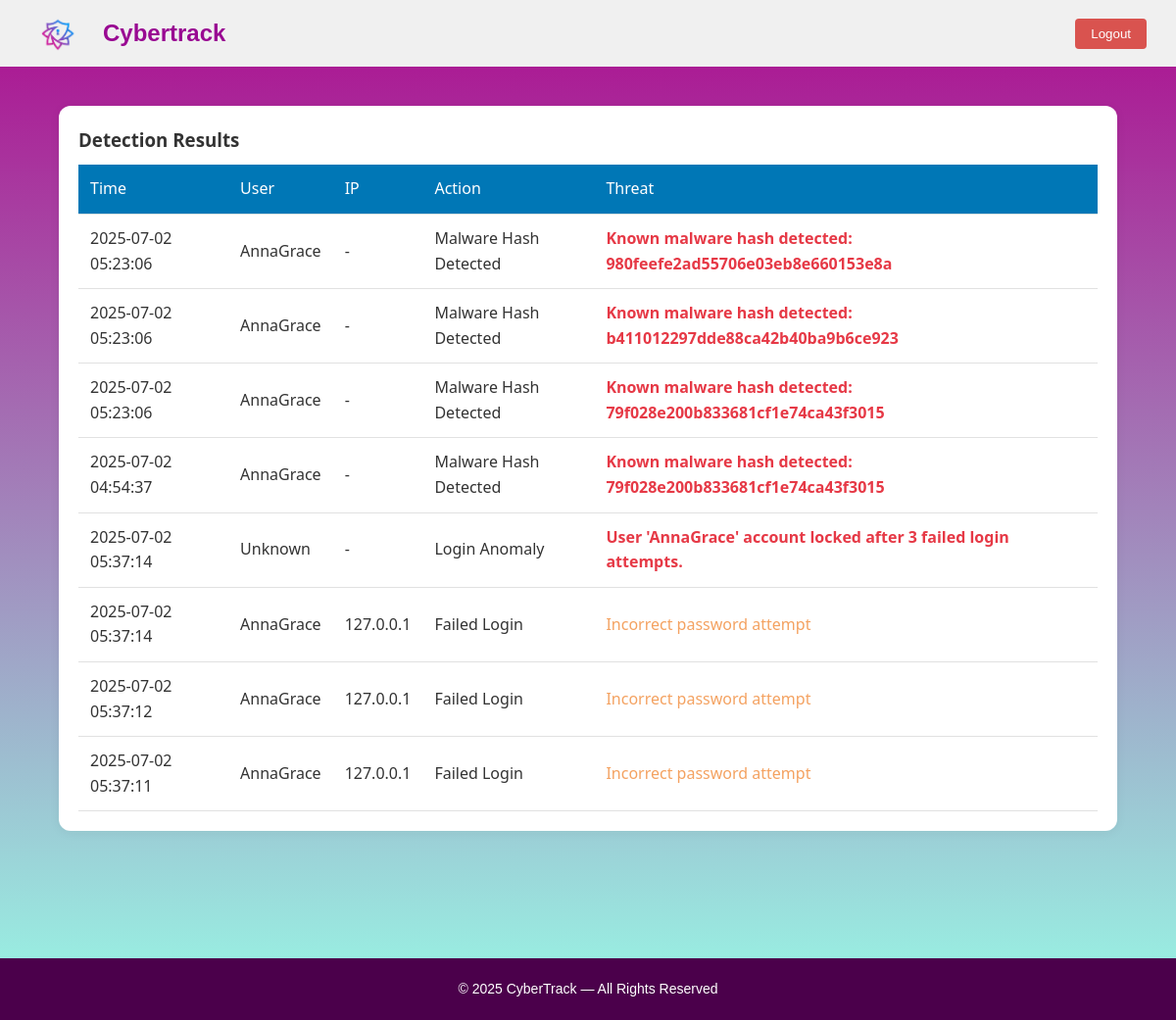
Screenshot of / (signed in) with the database file from the repository.
### app/models.py (models this page shows, shortened)
class Alert(db.Model):
    id = db.Column(db.Integer, primary_key=True)
    log_id = db.Column(db.Integer, db.ForeignKey('log.id'))
    type = db.Column(db.String(100), nullable=False)
    description = db.Column(db.Text)
    timestamp_detected = db.Column(db.DateTime, default=datetime.utcnow)
    severity = db.Column(db.String(20), default="Medium")

class User(db.Model):
    __tablename__ = "user"
    id = db.Column(db.Integer, primary_key=True)
    username = db.Column(db.String(150), unique=True, nullable=False)
    password = db.Column(db.String(200), nullable=False)
    role = db.Column(db.String(20), default='user')
    created_at = db.Column(db.DateTime, default=datetime.utcnow)
    failed_attempts = db.Column(db.Integer, default=0)

class FailedLoginAttempt(db.Model):
    __tablename__ = 'failed_login_attempt'
    id = db.Column(db.Integer, primary_key=True)
    username = db.Column(db.String(150), nullable=False)
    ip_address = db.Column(db.String(45), nullable=False)
    attempt_hash = db.Column(db.String(64), unique=True, nullable=False)  # SHA-256 hex digest
    timestamp = db.Column(db.DateTime, default=datetime.utcnow)
    __table_args__ = (db.Index('idx_attempt_hash', 'attempt_hash'),)

### app/routes.py (the view)
@log_bp.route('/')
def home():
    if 'user_id' not in session:
        return redirect(url_for('log.login_page'))
    user_id = session['user_id']
    current_user = User.query.get(user_id)
    if not current_user:
        session.clear()
        return redirect(url_for('log.login_page'))
    if current_user.role == 'admin':
        alerts = Alert.query.order_by(Alert.timestamp_detected.desc()).all()
        logs = Log.query.all()
        user_map = {u.id: u.username for u in User.query.all()}
        users = {log.id: user_map.get(log.uploaded_by, 'Unknown') for log in logs}
        return render_template('admin_dashboard.html', alerts=alerts, users=users)
    else:
        user_logs = Log.query.filter_by(uploaded_by=current_user.id).all()
        log_ids = [log.id for log in user_logs]
        user_alerts = Alert.query.filter(Alert.log_id.in_(log_ids)) \
            .order_by(Alert.timestamp_detected.desc()).all()
        login_alerts = Alert.query.filter(
            Alert.log_id == None,
            Alert.description.ilike(f"%{current_user.username}%")
        ).all()
        from app.models import FailedLoginAttempt
        all_user_alerts = user_alerts + login_alerts
        users = {
            alert.log_id: current_user.username for alert in user_alerts if alert.log_id is not None
        }
        for alert in login_alerts:
            users[alert.id] = current_user.username
        failed_logins = FailedLoginAttempt.query.filter_by(username=current_user.username).order_by(
            FailedLoginAttempt.timestamp.desc()).all()
        return render_template('user.html', alerts=all_user_alerts, users=users, failed_logins=failed_logins)

### app/templates/user.html (shortened to what this page needs)
<!DOCTYPE html>
<html lang="en">
<head>
  <link rel="stylesheet" href="{{ url_for('static', filename='user.css') }}">
</head>
<body>
  <header class="header">
    <img src="{{ url_for('static', filename='images/CyberTrack.png') }}" alt="CyberTrack Logo" class="logo" onerror="this.style.display='none'"/>
    <h1 class="brand-name">Cybertrack</h1>
    <div class="header-right">
      <button class="logout-button">Logout</button>
    </div>
  </header>
  <main class="container">
    <section class="module">
      <div class="card wide">
        <h3>Detection Results</h3>
        <table>
          <thead>
            <tr>
              <th>Time</th>
              <th>User</th>
              <th>IP</th>
              <th>Action</th>
              <th>Threat</th>
            </tr>
          </thead>
          <tbody>
            {% if alerts %}
              {% for alert in alerts %}
                <tr>
                  <td>{{ alert.timestamp_detected.strftime('%Y-%m-%d %H:%M:%S') }}</td>
                  <td>{{ users.get(alert.log_id, 'Unknown') }}</td>
                  <td>-</td>
                  <td>{{ alert.type }}</td>
                  <td class="{% if alert.severity == 'High' %}malicious{% elif alert.severity == 'Medium' %}suspicious{% else %}normal{% endif %}">
                    {{ alert.description }}
                  </td>
                </tr>
              {% endfor %}
            {% endif %}
            {% if failed_logins %}
              {% for attempt in failed_logins %}
                <tr>
                  <td>{{ attempt.timestamp.strftime('%Y-%m-%d %H:%M:%S') }}</td>
                  <td>{{ attempt.username }}</td>
                  <td>{{ attempt.ip_address }}</td>
                  <td>Failed Login</td>
                  <td class="suspicious">Incorrect password attempt</td>
                </tr>
              {% endfor %}
            {% endif %}
          </tbody>
        </table>
      </div>
    </section>
  </main>
  <footer>
    <p>&copy; 2025 CyberTrack — All Rights Reserved</p>
  </footer>
</body>
</html>

### app/static/user.css (style rules this page uses)
* { box-sizing: border-box; margin: 0; padding: 0; }
body { font-family: 'Segoe UI', sans-serif; background: linear-gradient(to bottom, #AC0D8F, #98FAE6); color: #333; line-height: 1.6; background-repeat: no-repeat; background-attachment: fixed; display: flex; flex-direction: column; }
header { background: #ffffff; color: white; padding: 20px 0; text-align: center; }
.header { display: flex; align-items: center; padding: 15px 30px; background-color: #f0f0f0; }
.logo { width: 60px; height: auto; margin-right: 15px; }
.brand-name { font-size: 24px; font-weight: bold; color: #990992; font-family: Arial; }
.container { padding: 40px 60px; }
.module { margin-bottom: 50px; }
.card { background: white; border-radius: 12px; box-shadow: 0 2px 12px rgba(0,0,0,0.05); padding: 20px; flex: 1 1 300px; }
.card.wide { flex: 1 1 100%; }
.suspicious { color: #f4a261; }
.malicious { color: #e63946; font-weight: bold; }
button { background: #0077b6; color: white; padding: 10px 16px; border: none; border-radius: 6px; cursor: pointer; transition: background 0.2s ease; }
table { width: 100%; border-collapse: collapse; margin-top: 10px; }
th, td { padding: 12px; border-bottom: 1px solid #e1e1e1; text-align: left; }
th { background: #0077b6; color: white; font-weight: 500; }
footer { text-align: center; padding: 20px; background: #4b004b; color: #fff; font-size: 14px; margin-top: 40px; font-family: Arial; }
.header-right { margin-left: auto; }
.logout-button { padding: 8px 16px; background-color: #d9534f; color: white; border: none; border-radius: 4px; cursor: pointer; }

### rows the page displays
Alert: timestamp_detected "2025-07-02 05:23:06", type "Malware Hash Detected", description "Known malware hash detected: 980feefe2ad55706e03eb8e660153e8a"
User: get "AnnaGrace"
Alert: timestamp_detected "2025-07-02 05:23:06", type "Malware Hash Detected", description "Known malware hash detected: b411012297dde88ca42b40ba9b6ce923"
Alert: timestamp_detected "2025-07-02 05:23:06", type "Malware Hash Detected", description "Known malware hash detected: 79f028e200b833681cf1e74ca43f3015"
Alert: timestamp_detected "2025-07-02 04:54:37", type "Malware Hash Detected", description "Known malware hash detected: 79f028e200b833681cf1e74ca43f3015"
Alert: timestamp_detected "2025-07-02 05:37:14", get "Unknown", type "Login Anomaly", description "User 'AnnaGrace' account locked after 3 failed login attempts."
FailedLoginAttempt: timestamp "2025-07-02 05:37:14", username "AnnaGrace", ip_address "127.0.0.1"
FailedLoginAttempt: timestamp "2025-07-02 05:37:12", username "AnnaGrace", ip_address "127.0.0.1"
FailedLoginAttempt: timestamp "2025-07-02 05:37:11", username "AnnaGrace", ip_address "127.0.0.1"
